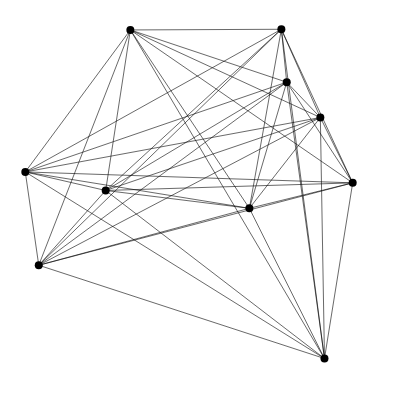
Frame 1 (no input)
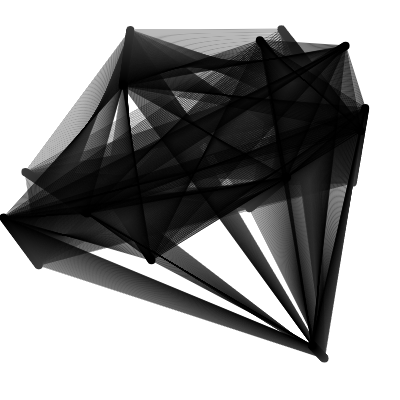
Frame 60 (no input)
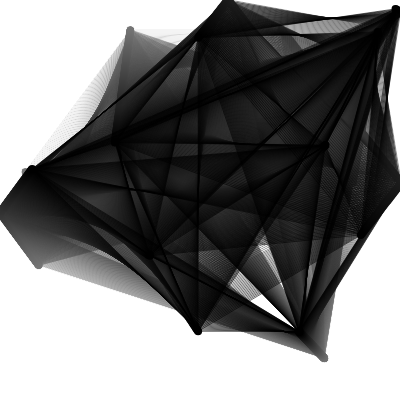
Frame 120 (the mouse pressed at the canvas centre since frame 60)

The p5.js sketch that drew these frames (run headless with seeded random() and noise() and a simulated clock; from frame 60 on, the mouse is pressed at the canvas centre):

// p5.js sketch
// ── sketch.js
let particles = [];
let numParticles = 10;

function setup() {
  createCanvas(400, 400);

  // Initialize particles with random positions and velocities
  for (let i = 0; i < numParticles; i++) {
    let particle = {
      pos: createVector(random(width), random(height)),
      vel: createVector(random(-2, 2), random(-2, 2)),
      acc: createVector(0, 0),
    };
    particles.push(particle);
  }
}

function draw() {
  background(255, 0.74);

  // Update and display each particle
  for (let i = 0; i < particles.length; i++) {
    let p = particles[i];

    // Update physics: velocity and position
    p.vel.add(p.acc);
    p.pos.add(p.vel);

    // Check for bouncing off walls
    if (p.pos.x < 0 || p.pos.x > width) p.vel.x *= -1;
    if (p.pos.y < 0 || p.pos.y > height) p.vel.y *= -1;

    // Reset acceleration for the next frame
    p.acc.mult(0);
  }

  // Draw lines between each particle
  stroke(0, 150); // semi-transparent lines
  strokeWeight(1);
  for (let i = 0; i < particles.length; i++) {
    for (let j = i + 1; j < particles.length; j++) {
      let p1 = particles[i];
      let p2 = particles[j];
      line(p1.pos.x, p1.pos.y, p2.pos.x, p2.pos.y);
    }
  }

  // Draw particles
  fill(0);
  noStroke();
  for (let i = 0; i < particles.length; i++) {
    ellipse(particles[i].pos.x, particles[i].pos.y, 8, 8);
  }
}
